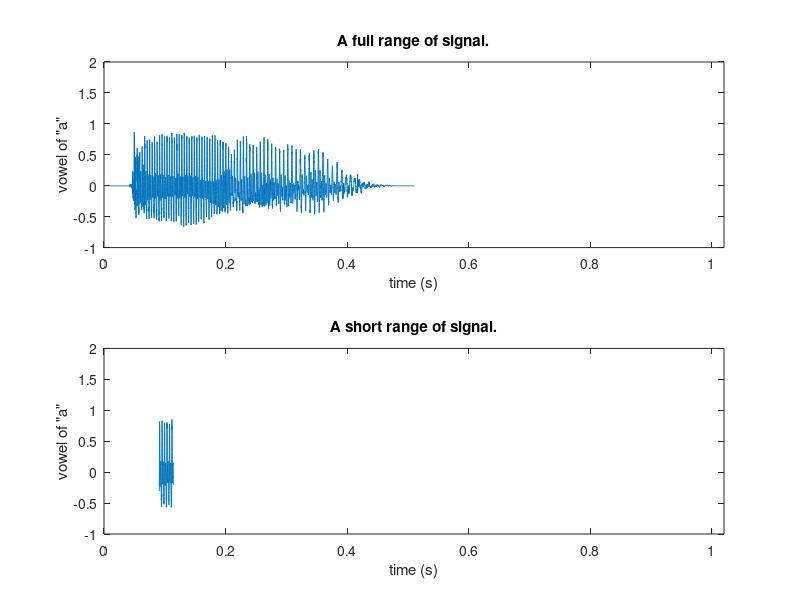
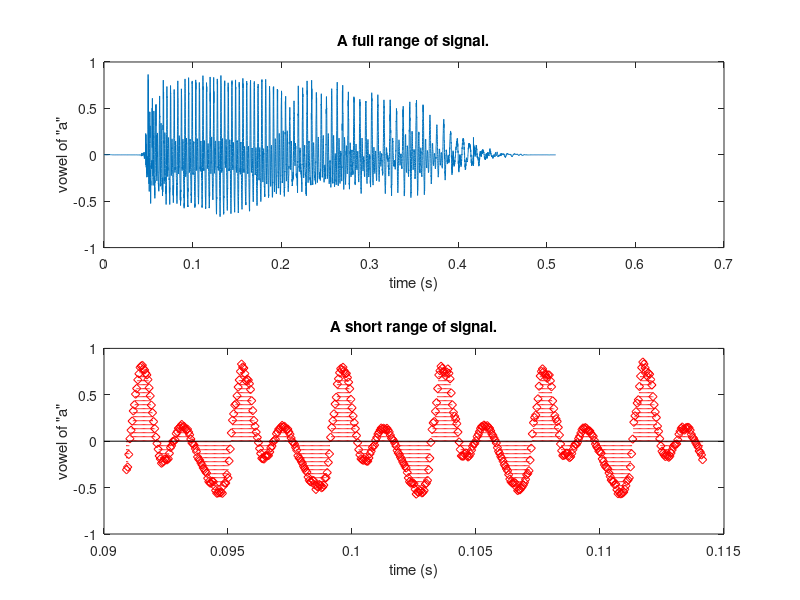

These figures' MATLAB source, in order:
%mducng/SoC/D2/G2touch
% Load time signal from txt file
%%%%%%%%%%%%%%%%%%%%%%%%%%%%%%%%%%%%%%%%%%%%%%%%%%%%%%%%%%%%%%%%%%%%%%%%%%%%%%%%
clc;
clear;
close all;
%%%%%%%%%%%%%%%%%%%%%%%%%%%%%%%%%%%%%%%%%%%%%%%%%%%%%%%%%%%%%%%%%%%%%%%%%%%%%%%%
load testData.dat;                         % load full file  
Fs          = 22000;                       % Sampling frequency of data 
dt          = 1/Fs;                        % Time interval as corresponding Fs
Nfft        = 2^9;
xFull       = testData;                    % assign a full length data
xVectors    = testData(2000:2000+Nfft-1);  % assign a short length data  
tFull       = (0:1:length(testData)-1)*dt;
tVectors	= (2000:2000+Nfft-1)*dt;       % Time vector
%%%%%%%%%%%%%%%%%%%%%%%%%%%%%%%%%%%%%%%%%%%%%%%%%%%%%%%%%%%%%%%%%%%%%%%%%%%%%%%%
figure(1);
subplot(2,1,1);
plot(tFull,xFull);
axis([0 2*dt*length(testData) -1 2]);
xlabel('time (s)');
ylabel('vowel of "a"');
title('A full range of signal.');
subplot(2,1,2);
plot(tVectors,xVectors);
axis([0 2*dt*length(testData) -1 2]);
xlabel('time (s)');
ylabel('vowel of "a"');
title('A short range of signal.');
%%%%%%%%%%%%%%%%%%%%%%%%%%%%%%%%%%%%%%%%%%%%%%%%%%%%%%%%%%%%%%%%%%%%%%%%%%%%%%%%
figure(2);
subplot(2,1,1);
plot(tFull,xFull);
%axis([0 2*dt*length(testData) -1 2]);
xlabel('time (s)');
ylabel('vowel of "a"');
title('A full range of signal.');
subplot(2,1,2);
stem(tVectors,xVectors,':rdiamond');
%axis([0 2*dt*length(testData) -1 2]);
xlabel('time (s)');
ylabel('vowel of "a"');
title('A short range of signal.');
